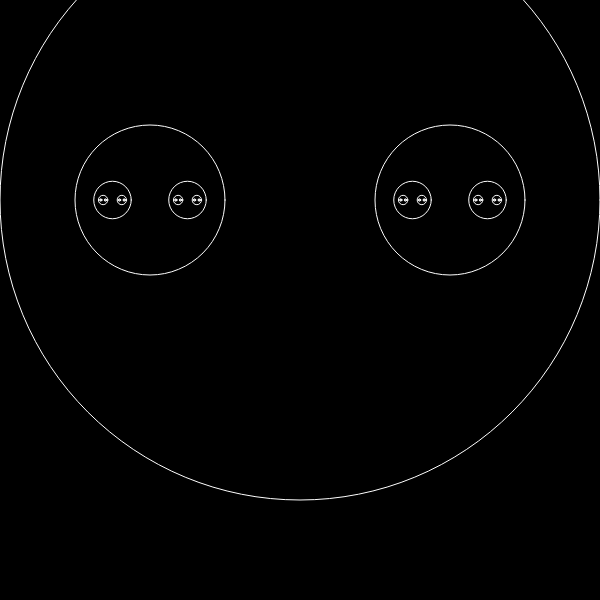
Frame 1 (no input)
Frame 2 (the mouse pressed at the canvas centre, redrawn once): identical to frame 1, image omitted

The p5.js sketch that drew this single still picture (run headless with seeded random() and noise() and a simulated clock; the mouse was pressed at the canvas centre and the sketch redrawn once):

// p5.js sketch
// ── sketch.js
// Leo
// Recursion


function setup() {
  createCanvas(600, 600);
}

function draw() {
  background(0);
  stroke(255);
  noFill();
  drawCircle(300, 200, 600);
  noLoop();
}

function drawCircle(x, y, d) {
  ellipse(x, y, d);
  if (d > 2) {
    let newD = d * 0.25;
    drawCircle(x + newD, y, newD);
    drawCircle(x - newD, y, newD);
    //drawCircle(x, y + d * 0.5, d * 0.5);
  }
}
